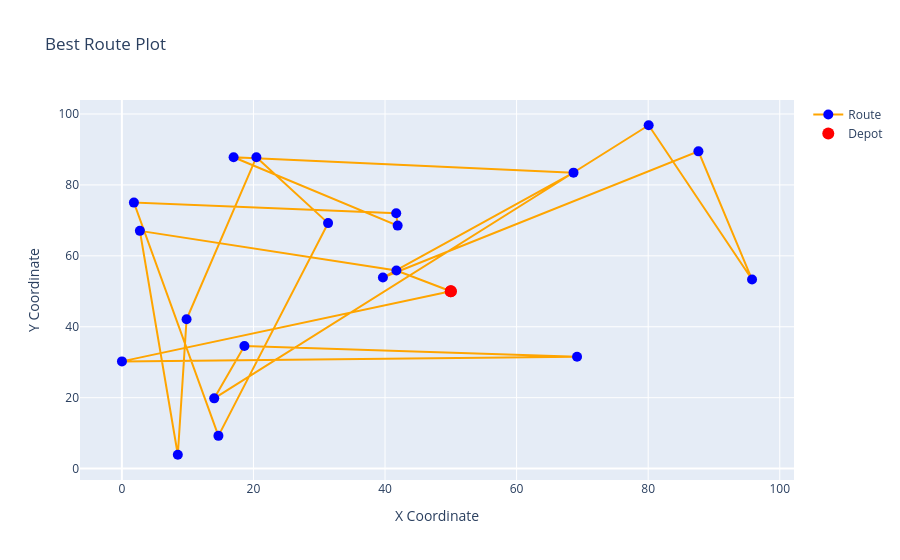

Write notebook code for a chart like this one.
### Code cell
plot_route(coords_df, best_route_de)

### Figure 1 — Plotly figure (JSON) as saved in the notebook; plotly's stock layout.template omitted (floating-point values rounded to 4 significant figures)
{"data": [{"line": {"color": "orange", "width": 2}, "marker": {"color": "blue", "size": 10}, "mode": "markers+lines", "name": "Route", "type": "scatter", "x": [50, 0.01144, 69.19, 18.63, 14.04, 80.07, 95.79, 87.64, 39.68, 68.65, 16.98, 41.92, 41.7, 1.829, 14.68, 31.34, 20.45, 9.835, 8.504, 2.739, 41.73, 50], "y": [50, 30.23, 31.55, 34.56, 19.81, 96.83, 53.32, 89.46, 53.88, 83.46, 87.81, 68.52, 72.03, 75.01, 9.234, 69.23, 87.81, 42.11, 3.905, 67.05, 55.87, 50]}, {"marker": {"color": "red", "size": 12}, "mode": "markers", "name": "Depot", "type": "scatter", "x": [50, 50], "y": [50, 50]}], "layout": {"autosize": true, "showlegend": true, "title": {"text": "Best Route Plot"}, "xaxis": {"autorange": true, "range": [-6.133, 101.9], "title": {"text": "X Coordinate"}, "type": "linear"}, "yaxis": {"autorange": true, "range": [-5.573, 106.3], "title": {"text": "Y Coordinate"}, "type": "linear"}}}
